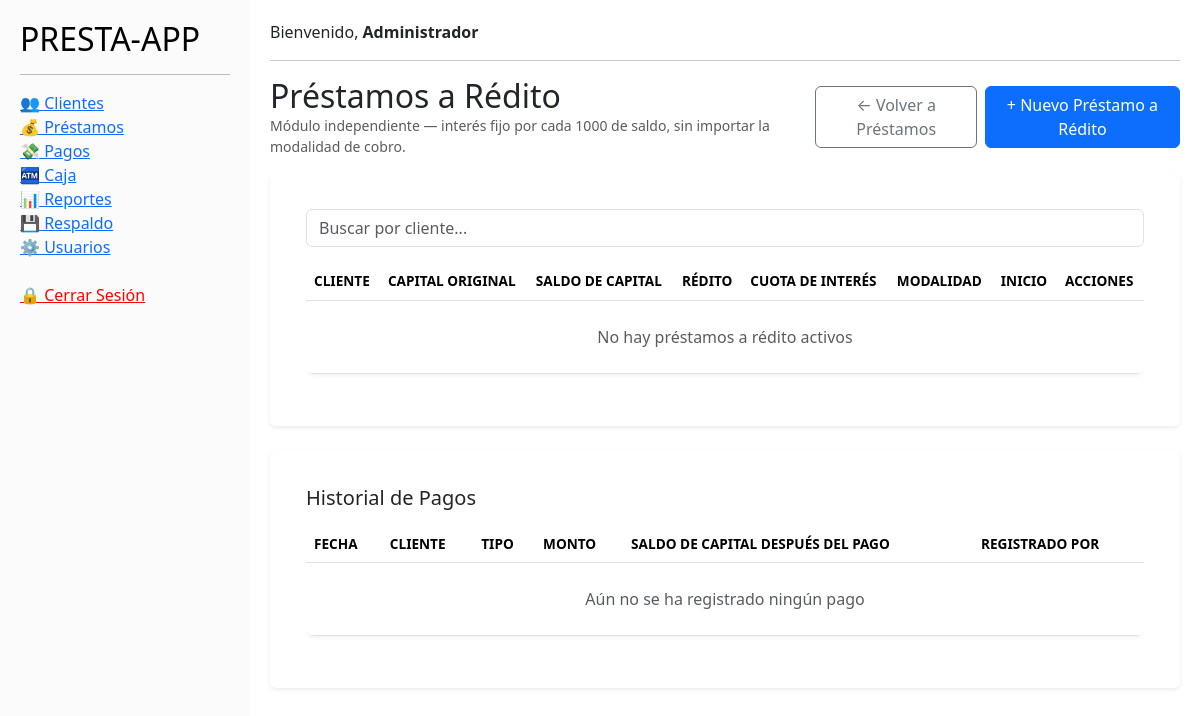
Before: /dashboard.php?mod=redito (signed in) with the older database file.
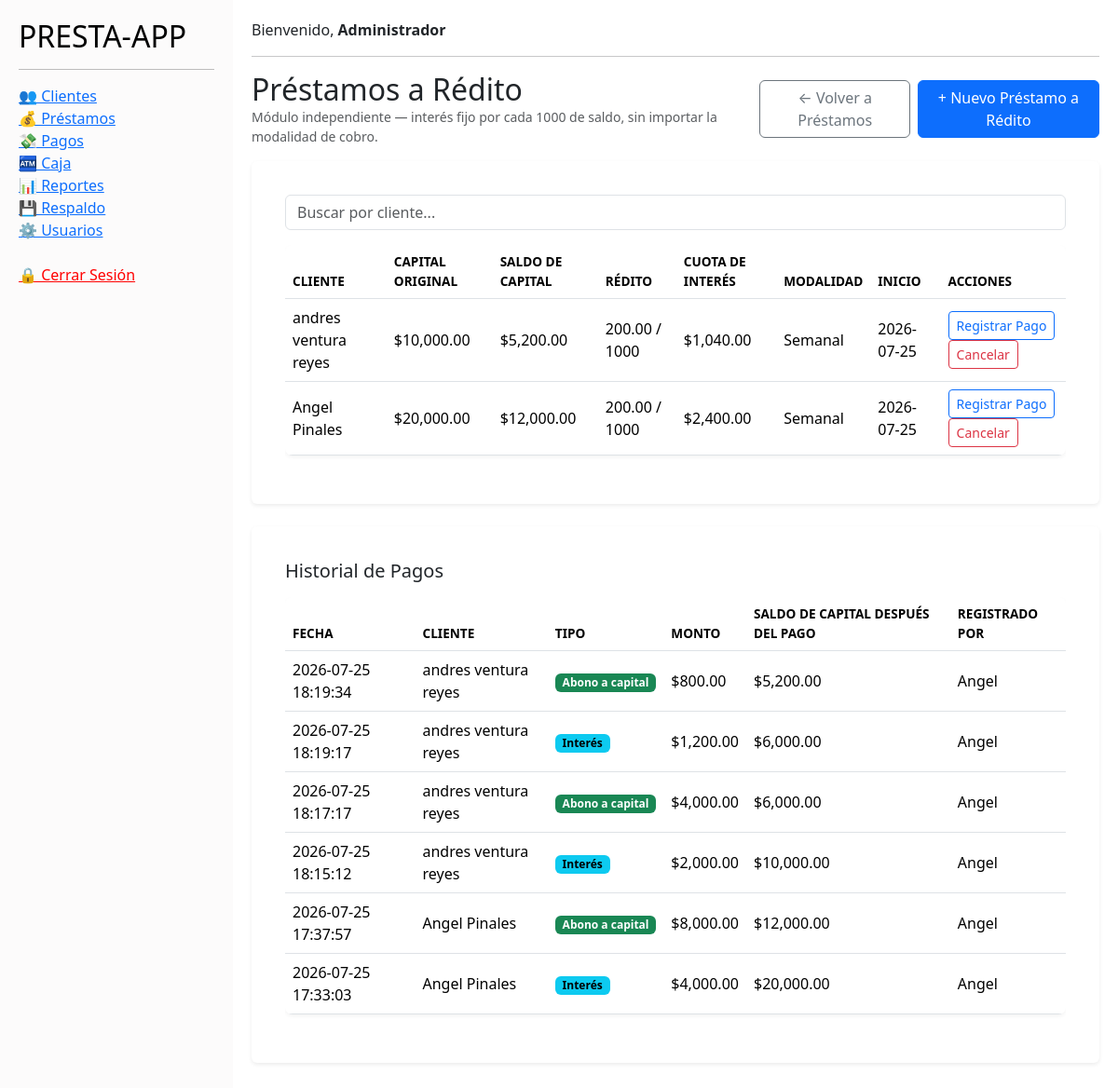
After: the same page with the newer database file.
### tables this page shows
CREATE TABLE `prestamos_redito` (
  `id_prestamo_redito` int NOT NULL AUTO_INCREMENT,
  `id_cliente` int NOT NULL,
  `monto_capital` decimal(12,2) NOT NULL,
  `saldo_capital` decimal(12,2) NOT NULL,
  `tasa_redito` decimal(6,2) NOT NULL DEFAULT '200.00',
  `modalidad_pagos` enum('Diario','Semanal','Quincenal','Mensual') NOT NULL,
  `estado` enum('Activo','Pagado','Cancelado') NOT NULL DEFAULT 'Activo',
  `fecha_inicio` date NOT NULL,
  `fecha_registro` datetime NOT NULL,
  `registrado_por` int DEFAULT NULL,
  PRIMARY KEY (`id_prestamo_redito`),
  KEY `id_cliente` (`id_cliente`),
  KEY `registrado_por` (`registrado_por`),
  CONSTRAINT `prestamos_redito_ibfk_1` FOREIGN KEY (`id_cliente`) REFERENCES `clientes` (`id_cliente`),
  CONSTRAINT `prestamos_redito_ibfk_2` FOREIGN KEY (`registrado_por`) REFERENCES `usuarios` (`id_usuario`) ON DELETE SET NULL
);

CREATE TABLE `pagos_redito` (
  `id_pago_redito` int NOT NULL AUTO_INCREMENT,
  `id_prestamo_redito` int NOT NULL,
  `tipo_pago` enum('Interes','Abono_Capital') NOT NULL,
  `monto` decimal(12,2) NOT NULL,
  `saldo_capital_resultante` decimal(12,2) NOT NULL,
  `fecha_pago` datetime NOT NULL,
  `registrado_por` int DEFAULT NULL,
  PRIMARY KEY (`id_pago_redito`),
  KEY `id_prestamo_redito` (`id_prestamo_redito`),
  KEY `registrado_por` (`registrado_por`),
  CONSTRAINT `pagos_redito_ibfk_1` FOREIGN KEY (`id_prestamo_redito`) REFERENCES `prestamos_redito` (`id_prestamo_redito`),
  CONSTRAINT `pagos_redito_ibfk_2` FOREIGN KEY (`registrado_por`) REFERENCES `usuarios` (`id_usuario`) ON DELETE SET NULL
);

CREATE TABLE `usuarios` (
  `id_usuario` int NOT NULL AUTO_INCREMENT,
  `nombre_usuario` varchar(50) NOT NULL,
  `contrasena` varchar(255) NOT NULL,
  `id_rol` int NOT NULL,
  `estado` enum('Activo','Inactivo') DEFAULT 'Activo',
  `intentos_fallidos` int DEFAULT '0',
  `bloqueado` tinyint(1) DEFAULT '0',
  `ultimo_login` datetime DEFAULT NULL,
  `fecha_registro` datetime DEFAULT CURRENT_TIMESTAMP,
  PRIMARY KEY (`id_usuario`),
  UNIQUE KEY `nombre_usuario` (`nombre_usuario`),
  KEY `id_rol` (`id_rol`),
  CONSTRAINT `usuarios_ibfk_1` FOREIGN KEY (`id_rol`) REFERENCES `roles` (`id_rol`)
);

### redito/redito.php (the view, shortened to what the changed rows need)
<?php
include(__DIR__ . '/../db/db.php');
$prestamos = [];
$historial = [];
try {
    $sql = "SELECT pr.*, CONCAT(c.nombre, ' ', c.apellido) AS nombre_cliente, c.telefono AS telefono_cliente
            FROM prestamos_redito pr
            JOIN clientes c ON pr.id_cliente = c.id_cliente
            WHERE pr.estado = 'Activo'
            ORDER BY pr.fecha_registro DESC";
    $prestamos = $conn->query($sql)->fetch_all(MYSQLI_ASSOC);
    $sqlHistorial = "SELECT pg.*, CONCAT(c.nombre, ' ', c.apellido) AS nombre_cliente,
                             u.nombre_usuario AS registrado_por_nombre
                      FROM pagos_redito pg
                      JOIN prestamos_redito pr ON pg.id_prestamo_redito = pr.id_prestamo_redito
                      JOIN clientes c ON pr.id_cliente = c.id_cliente
                      LEFT JOIN usuarios u ON pg.registrado_por = u.id_usuario
                      ORDER BY pg.fecha_pago DESC
                      LIMIT 100";
    $historial = $conn->query($sqlHistorial)->fetch_all(MYSQLI_ASSOC);
} catch (mysqli_sql_exception $e) {
    error_log('Error al cargar módulo de rédito: ' . $e->getMessage());
}
$e = static fn(string $valor): string => htmlspecialchars($valor, ENT_QUOTES, 'UTF-8');
$calcularCuota = static fn(float $saldo, float $tasa): float => round($saldo / 1000 * $tasa, 2);
?>
<div class="modulo-redito">
    <div class="d-flex justify-content-between align-items-center mb-3">
        <div>
            <h2 class="mb-0">Préstamos a Rédito</h2>
        </div>
    </div>
    <div class="card border-0 shadow-sm">
        <div class="card-body">
            <div class="table-responsive">
                <table id="tablaRedito" class="table table-hover align-middle">
                    <thead>
                        <tr>
                            <th>Cliente</th>
                            <th>Capital original</th>
                            <th>Saldo de capital</th>
                            <th>Rédito</th>
                            <th>Cuota de interés</th>
                            <th>Modalidad</th>
                            <th>Inicio</th>
                            <th>Acciones</th>
                        </tr>
                    </thead>
                    <tbody>
                        <?php if (empty($prestamos)): ?>
                            <tr><td colspan="8" class="text-center text-muted py-4">No hay préstamos a rédito activos</td></tr>
                        <?php endif; ?>
                        <?php foreach ($prestamos as $p): ?>
                            <?php
                                $cuota = $calcularCuota((float) $p['saldo_capital'], (float) $p['tasa_redito']);
                                $prestamoJson = json_encode($p, JSON_HEX_APOS | JSON_HEX_QUOT | JSON_UNESCAPED_UNICODE);
                            ?>
                            <tr>
                                <td><?= $e($p['nombre_cliente']) ?></td>
                                <td>$<?= number_format((float) $p['monto_capital'], 2) ?></td>
                                <td>$<?= number_format((float) $p['saldo_capital'], 2) ?></td>
                                <td><?= $e((string) $p['tasa_redito']) ?> / 1000</td>
                                <td>$<?= number_format($cuota, 2) ?></td>
                                <td><?= $e($p['modalidad_pagos']) ?></td>
                                <td><?= $e($p['fecha_inicio']) ?></td>
                                <td>
                                    <button type="button" class="btn btn-sm btn-outline-primary" onclick='abrirModalPagoRedito(<?= $prestamoJson ?>)'>Registrar Pago</button>
                                    <button type="button" class="btn btn-sm btn-outline-danger" onclick="cancelarRedito(<?= (int) $p['id_prestamo_redito'] ?>)">Cancelar</button>
                                </td>
                            </tr>
                        <?php endforeach; ?>
                    </tbody>
                </table>
            </div>
        </div>
    </div>
    <div class="card border-0 shadow-sm mt-4">
        <div class="card-body">
            <div class="table-responsive">
                <table class="table table-hover align-middle">
                    <thead>
                        <tr>
                            <th>Fecha</th>
                            <th>Cliente</th>
                            <th>Tipo</th>
                            <th>Monto</th>
                            <th>Saldo de capital después del pago</th>
                            <th>Registrado por</th>
                        </tr>
                    </thead>
                    <tbody>
                        <?php if (empty($historial)): ?>
                            <tr><td colspan="6" class="text-center text-muted py-4">Aún no se ha registrado ningún pago</td></tr>
                        <?php endif; ?>
                        <?php foreach ($historial as $h): ?>
                            <tr>
                                <td><?= $e((string) $h['fecha_pago']) ?></td>
                                <td><?= $e($h['nombre_cliente']) ?></td>
                                <td>
                                    <span class="badge <?= $h['tipo_pago'] === 'Interes' ? 'text-bg-info' : 'text-bg-success' ?>">
                                        <?= $h['tipo_pago'] === 'Interes' ? 'Interés' : 'Abono a capital' ?>
                                    </span>
                                </td>
                                <td>$<?= number_format((float) $h['monto'], 2) ?></td>
                                <td>$<?= number_format((float) $h['saldo_capital_resultante'], 2) ?></td>
                                <td><?= $e($h['registrado_por_nombre'] ?? '—') ?></td>
                            </tr>
                        <?php endforeach; ?>
                    </tbody>
                </table>
            </div>
        </div>
    </div>
</div>

### dashboard.php (shortened to what the changed rows need)
<?php
$permisosPorModulo = [
    'clientes' => ['Administrador', 'Supervisor'],
    'prestamo' => ['Administrador', 'Supervisor', 'Cobrador'],
    'redito'   => ['Administrador', 'Supervisor', 'Cobrador'],
    'pagos'    => ['Administrador', 'Supervisor', 'Cobrador'],
    'caja'     => ['Administrador', 'Supervisor'],
    'reportes' => ['Administrador', 'Supervisor'],
    'respaldo' => ['Administrador', 'Supervisor'],
    'usuarios' => ['Administrador'],
];
$rolActual  = $_SESSION['rol'] ?? '';
$modulo     = $_GET['mod'] ?? '';
$modulosVisibles = array_keys(array_filter(
    $permisosPorModulo,
    fn ($roles, $mod) => $mod !== 'redito' && in_array($rolActual, $roles, true),
    ARRAY_FILTER_USE_BOTH
));
$etiquetasModulo = [
    'clientes' => '👥 Clientes',
    'prestamo' => '💰 Préstamos',
    'redito'   => '💰 Préstamos a Rédito',
    'pagos'    => '💸 Pagos',
    'caja'     => '🏧 Caja',
    'reportes' => '📊 Reportes',
    'respaldo' => '💾 Respaldo',
    'usuarios' => '⚙️ Usuarios',
];
?>
<!DOCTYPE html>
<html lang="es">
<head>
    <link rel="stylesheet" href="db/style.css">
    <link rel="stylesheet"
          href="https://cdn.jsdelivr.net/npm/bootstrap@5.3.8/dist/css/bootstrap.min.css"
>
</head>
<body>
<div style="display:flex; min-height:100vh;">
    <nav id="appNav" style="width:250px; background:#fcfbfb; color:black; padding:20px;">
        <div class="nav-header-row">
            <h2 style="margin:0;">PRESTA-APP</h2>
        </div>
        <ul style="list-style:none; padding:0;">
            <?php foreach ($modulosVisibles as $m): ?>
                <li><a href="?mod=<?= $m ?>"><?= $etiquetasModulo[$m] ?? $m ?></a></li>
            <?php endforeach; ?>
            <br>
        </ul>
    </nav>
    <main style="flex:1; padding:20px;">
        <section>
            <?php
                include __DIR__ . "/$modulo/$modulo.php";
            ?>
        </section>
    </main>
</div>
</body>
</html>

Changed rows visible on the page:
added prestamos_redito: nombre_cliente "andres ventura reyes", monto_capital "10,000.00", saldo_capital "5,200.00", tasa_redito "200.00", cuota "1,040.00", modalidad_pagos "Semanal", fecha_inicio "2026-07-25"
added prestamos_redito: nombre_cliente "Angel Pinales", monto_capital "20,000.00", saldo_capital "12,000.00", tasa_redito "200.00", cuota "2,400.00", modalidad_pagos "Semanal", fecha_inicio "2026-07-25"
added pagos_redito: fecha_pago "2026-07-25 18:19:34", nombre_cliente "andres ventura reyes", tipo_pago "Abono a capital", monto "800.00", saldo_capital_resultante "5,200.00", registrado_por.nombre_usuario "Angel"
added pagos_redito: fecha_pago "2026-07-25 18:19:17", nombre_cliente "andres ventura reyes", tipo_pago "Interés", monto "1,200.00", saldo_capital_resultante "6,000.00", registrado_por.nombre_usuario "Angel"
added pagos_redito: fecha_pago "2026-07-25 18:17:17", nombre_cliente "andres ventura reyes", tipo_pago "Abono a capital", monto "4,000.00", saldo_capital_resultante "6,000.00", registrado_por.nombre_usuario "Angel"
added pagos_redito: fecha_pago "2026-07-25 18:15:12", nombre_cliente "andres ventura reyes", tipo_pago "Interés", monto "2,000.00", saldo_capital_resultante "10,000.00", registrado_por.nombre_usuario "Angel"
added pagos_redito: fecha_pago "2026-07-25 17:37:57", nombre_cliente "Angel Pinales", tipo_pago "Abono a capital", monto "8,000.00", saldo_capital_resultante "12,000.00", registrado_por.nombre_usuario "Angel"
added pagos_redito: fecha_pago "2026-07-25 17:33:03", nombre_cliente "Angel Pinales", tipo_pago "Interés", monto "4,000.00", saldo_capital_resultante "20,000.00", registrado_por.nombre_usuario "Angel"
Other visible differences:
text no longer shown: "No hay préstamos a rédito activos Aún no se ha registrado ningún pago"
